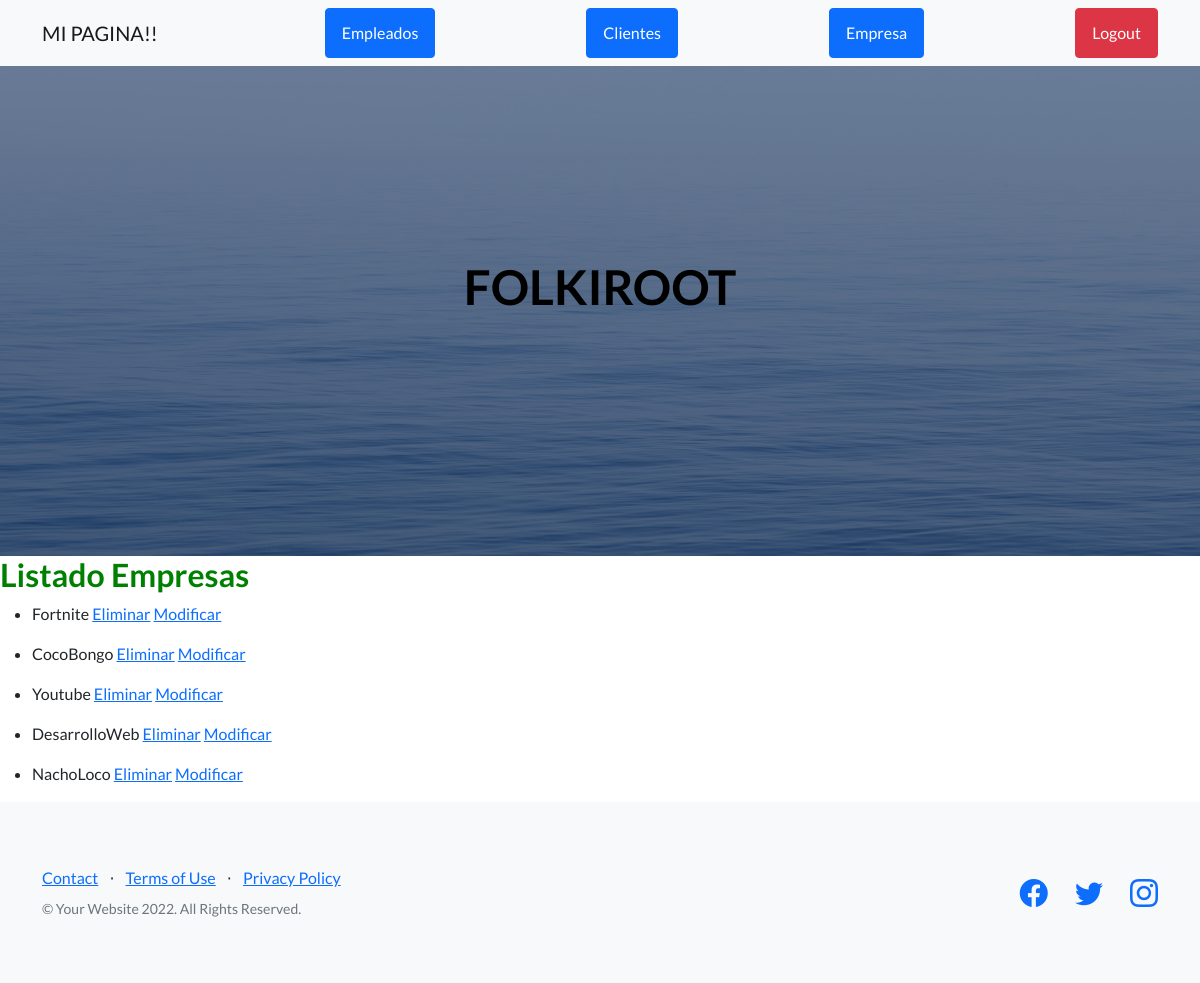
The app's page /AppProyecto/list_empresa/ (signed in), older data.
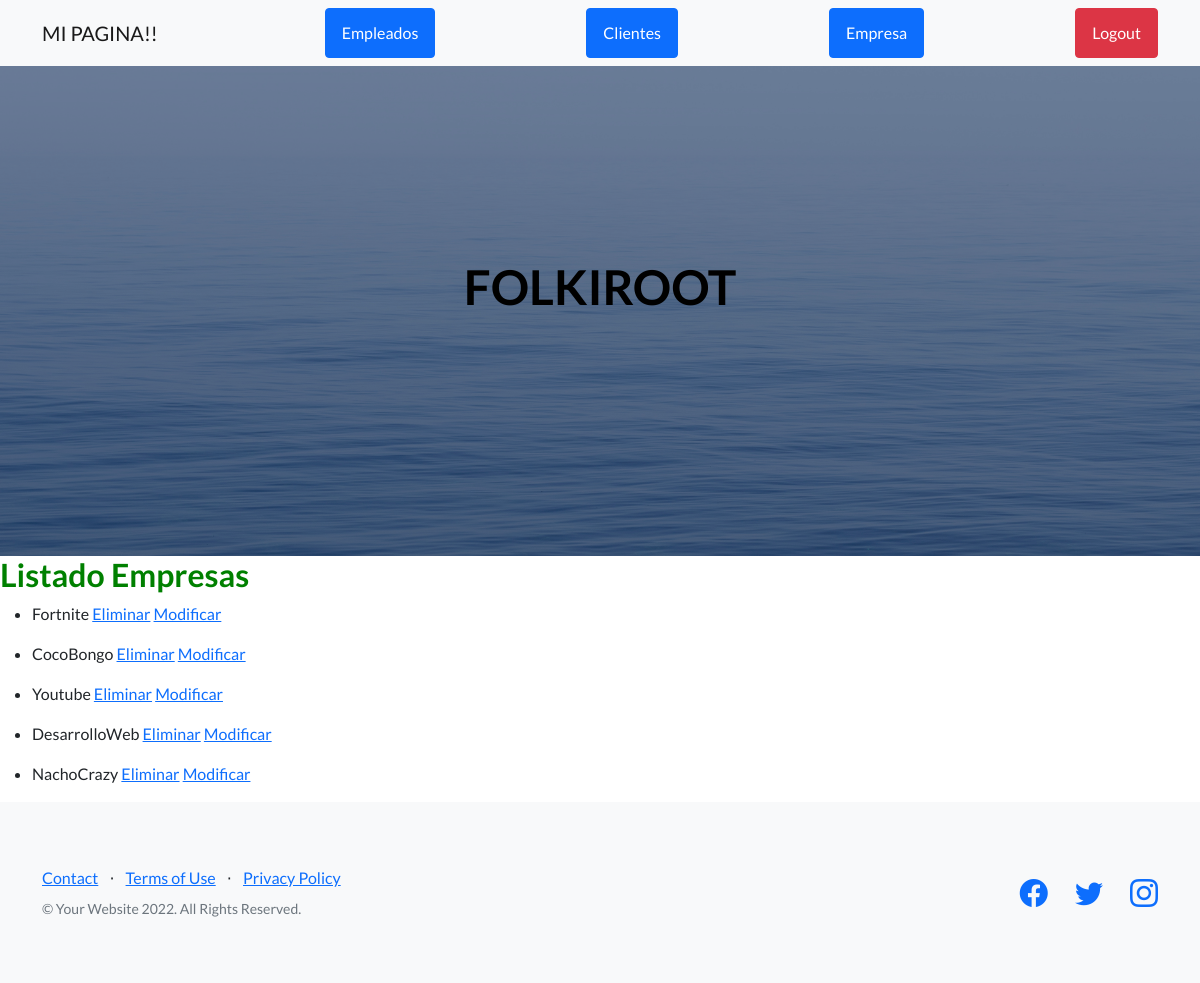
The same page, newer data.
### AppProyecto/models.py (models this page shows)
class Empresa(models.Model):
    nombre = models.CharField(max_length=50)
    direccion = models.CharField(max_length=50)
    def __str__(self):
        return self.nombre

### AppProyecto/views.py (the view)
# urls.py: path("list_empresa/", ListEmpresa.as_view(), name="list_empresas"),
class ListEmpresa(LoginRequiredMixin, ListView):
    model = Empresa
    template_name = "AppProyecto/list_empresas.html"

### AppProyecto/templates/AppProyecto/list_empresas.html (shortened to what this page needs)
{% extends "AppProyecto/index.html" %}
{% block main %}
<h2 style="color: green;">Listado Empresas</h2>
{% for empresa in object_list %}
    <ul><li>
        {{ empresa }}
        <a href="{% url 'delete_empresas' empresa.id %}">Eliminar</a>
        <a href="{% url 'update_empresas' empresa.id %}">Modificar</a>
    </li></ul>
{% endfor %}
{% endblock %}

Row changes from the older to the newer data that the page shows:
changed Empresa: nombre "NachoLoco" → "NachoCrazy"
